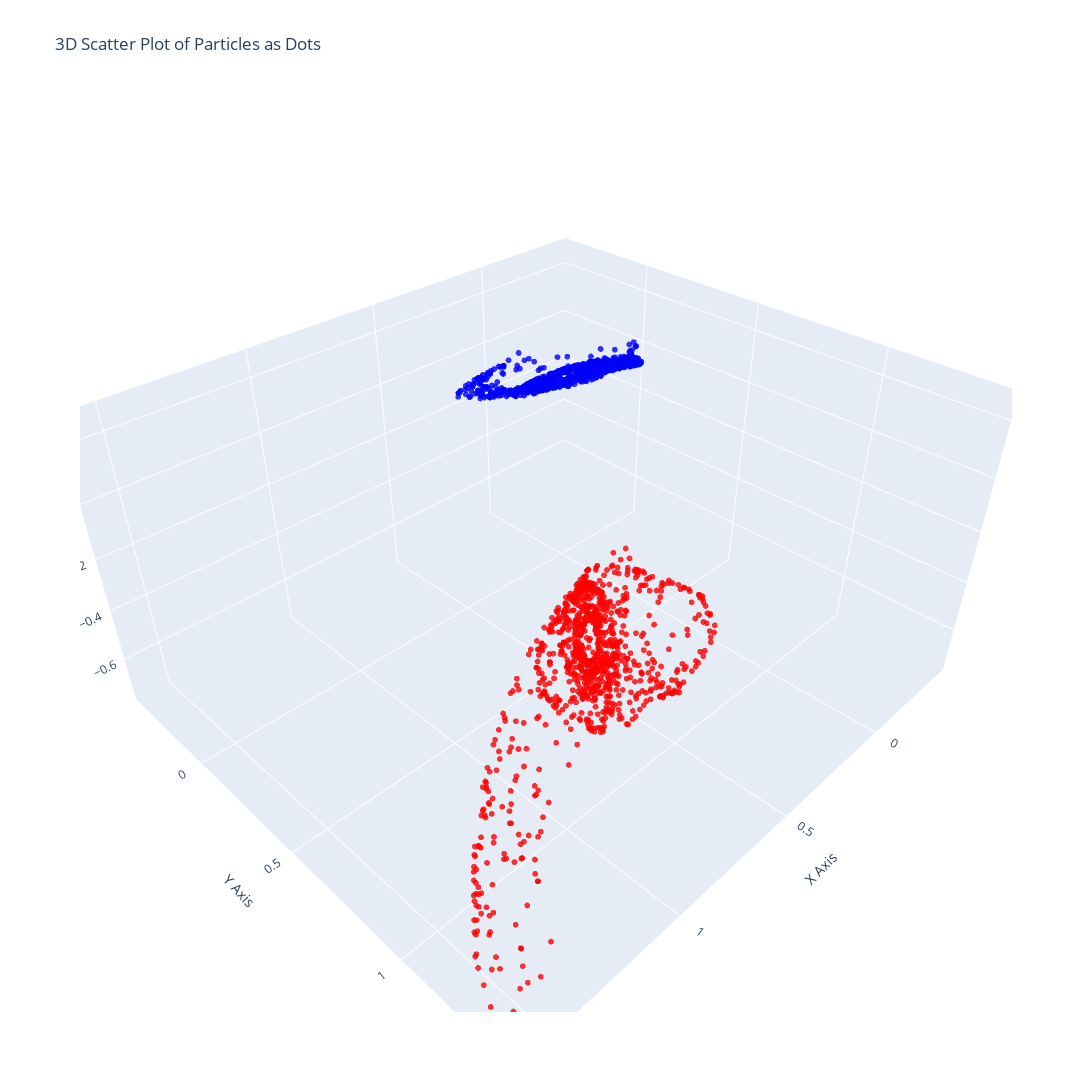

Notebook cell for this chart:
### Code cell
if True:


    pts_loc = '/home/mbo2d/galStuff/galaxyJSPAM/illustrisTNG_targets/tng-data/model_moi_67000000000000_snap_55_67/tmp/1k_pts.101'
    pts = np.loadtxt( pts_loc )
    print( pts.shape )

    x = pts[:,0]
    y = pts[:,1]
    z = pts[:,2]

    import plotly.graph_objects as go

    # Number of points
    n_points = len(x)

    # Assign colors
    colors = ['blue'] * (n_points // 2) + ['red'] * (n_points - n_points // 2)

    # Create a 3D scatter plot
    fig = go.Figure(data=[go.Scatter3d(
        x=x,
        y=y,
        z=z,
        mode='markers',
        marker=dict(
            size=2,  # Size of the markers
            color=colors,  # Use the color array
            opacity=0.8
        )
    )])

    # Set plot layout with specified dimensions
    fig.update_layout(
        title='3D Scatter Plot of Particles as Dots',
        scene=dict(
            xaxis_title='X Axis',
            yaxis_title='Y Axis',
            zaxis_title='Z Axis'
        ),
        width=1200,  # Width of the figure in pixels
        height=1200  # Height of the figure in pixels
    )

# Show the plot
fig.show()

### Figure 1 — Plotly figure (JSON) as saved in the notebook; plotly's stock layout.template omitted (floating-point values rounded to 4 significant figures; data arrays with more than 128 entries replaced by an {"elided": "..."} marker saying what was removed)
{"data": [{"marker": {"color": {"elided": "2001 str values"}, "opacity": 0.8, "size": 2}, "mode": "markers", "type": "scatter3d", "x": {"elided": "2001 float values"}, "y": {"elided": "2001 float values"}, "z": {"elided": "2001 float values"}}], "layout": {"height": 1200, "scene": {"xaxis": {"title": {"text": "X Axis"}}, "yaxis": {"title": {"text": "Y Axis"}}, "zaxis": {"title": {"text": "Z Axis"}}}, "title": {"text": "3D Scatter Plot of Particles as Dots"}, "width": 1200}}
